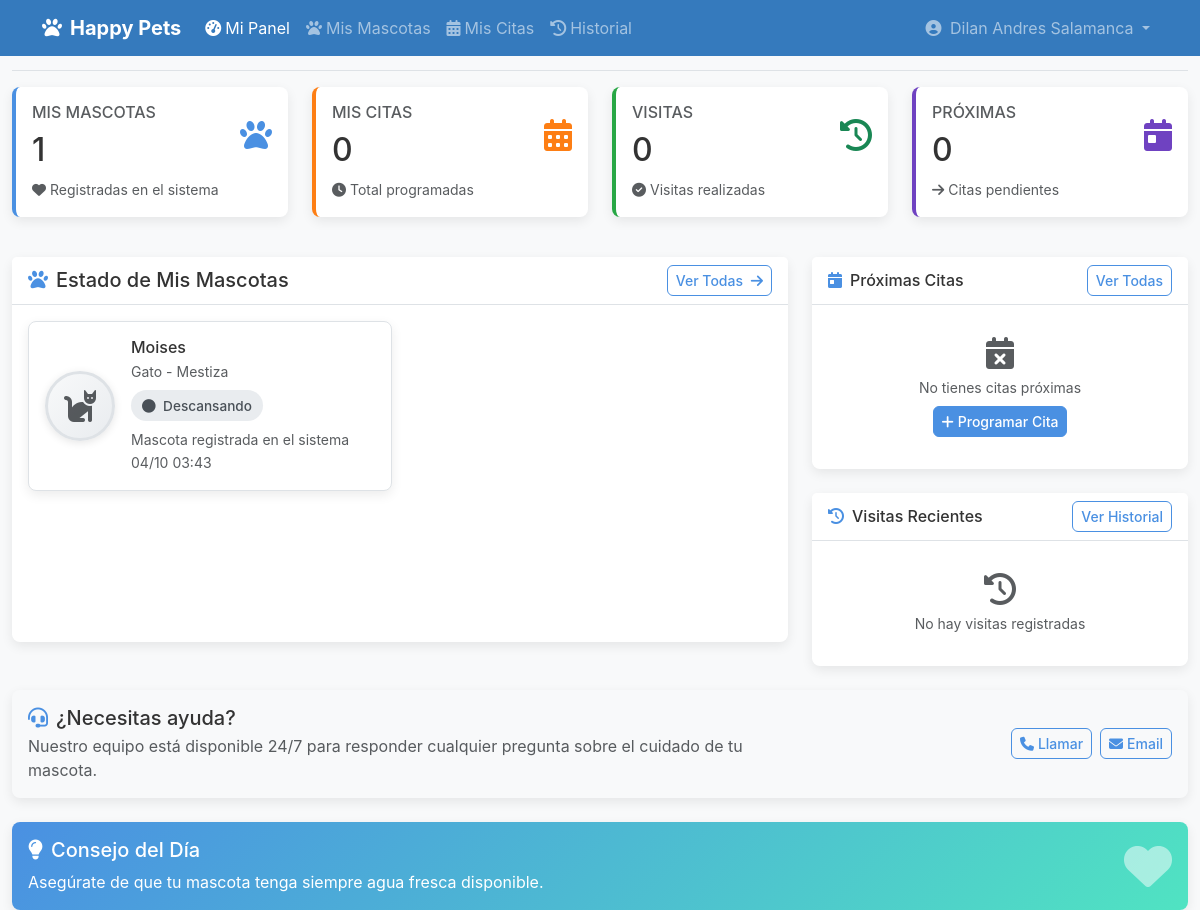
The page /public/client/dashboard.php (signed in) on the database its author committed.
### tables this page shows
CREATE TABLE `pets` (
  `id` int(11) NOT NULL,
  `user_id` int(11) NOT NULL,
  `name` varchar(100) NOT NULL,
  `species` enum('perro','gato') NOT NULL,
  `breed` varchar(100) DEFAULT NULL,
  `birth_date` date NOT NULL,
  `weight` decimal(5,2) DEFAULT NULL,
  `photo` varchar(255) DEFAULT NULL,
  `color` varchar(50) DEFAULT NULL,
  `description` text DEFAULT NULL,
  `medical_notes` text DEFAULT NULL,
  `notes` text DEFAULT NULL,
  `created_at` timestamp NOT NULL DEFAULT current_timestamp(),
  `updated_at` timestamp NOT NULL DEFAULT current_timestamp() ON UPDATE current_timestamp()
);

CREATE TABLE `pet_status` (
  `id` int(11) NOT NULL,
  `pet_id` int(11) NOT NULL,
  `status` varchar(50) NOT NULL DEFAULT 'descansando',
  `status_description` text DEFAULT NULL,
  `updated_by` int(11) NOT NULL,
  `created_at` timestamp NOT NULL DEFAULT current_timestamp()
);

### public/client/dashboard.php (the view, shortened to what the rows shown need)
<?php
require_once '../../viewmodels/DashboardViewModel.php';
$dashboardViewModel = new DashboardViewModel();
$user_id = $_SESSION['user_id'];
$statsResult = $dashboardViewModel->getClientDashboardStats($user_id);
$stats = $statsResult['success'] ? $statsResult['data'] : [];
include '../../views/layouts/header.php';
?>
<div class="d-flex justify-content-between flex-wrap flex-md-nowrap align-items-center pt-3 pb-2 mb-3 border-bottom">
    <h1 class="h2">
    </h1>
</div>
<div class="row">
    <div class="col-lg-8 mb-4">
        <div class="card h-100">
            <div class="card-body">
                <?php if (!empty($stats['pets_status'])): ?>
                    <div class="row g-3">
                        <?php foreach ($stats['pets_status'] as $petData): ?>
                            <?php $pet = $petData['pet']; $status = $petData['status']; ?>
                            <div class="col-lg-6 mb-3">
                                <div class="card border" data-pet-id="<?php echo $pet['id']; ?>">
                                    <div class="card-body">
                                        <div class="d-flex align-items-center">
                                            <?php if (!empty($pet['photo']) && file_exists(__DIR__ . '/../../assets/images/uploads/' . $pet['photo'])): ?>
                                                <img src="../../assets/images/uploads/<?php echo htmlspecialchars($pet['photo']); ?>"
                                                     class="pet-photo me-3"
                                                     alt="<?php echo htmlspecialchars($pet['name']); ?>"
                                                     onerror="this.onerror=null; this.style.display='none'; this.nextElementSibling.style.display='flex';">
                                                <div class="pet-photo me-3 bg-light align-items-center justify-content-center" style="display:none;">
                                                    <i class="fas fa-<?php echo $pet['species'] === 'perro' ? 'dog' : 'cat'; ?> fa-2x text-muted"></i>
                                                </div>
                                            <?php else: ?>
                                                <div class="pet-photo me-3 bg-light d-flex align-items-center justify-content-center">
                                                    <i class="fas fa-<?php echo $pet['species'] === 'perro' ? 'dog' : 'cat'; ?> fa-2x text-muted"></i>
                                                </div>
                                            <?php endif; ?>
                                            <div class="flex-grow-1">
                                                <h6 class="mb-1"><?php echo htmlspecialchars($pet['name']); ?></h6>
                                                <p class="text-muted small mb-2">
                                                    <?php echo ucfirst($pet['species']); ?>
                                                    <?php if (!empty($pet['breed'])): ?>
                                                        - <?php echo htmlspecialchars($pet['breed']); ?>
                                                    <?php endif; ?>
                                                </p>
                                                <?php if ($status): ?>
                                                    <span class="status-badge status-<?php echo $status['status']; ?>">
                                                        <i class="fas fa-circle me-1"></i>
                                                        <?php echo ucfirst(str_replace('_', ' ', $status['status'])); ?>
                                                    </span>
                                                    <?php if (!empty($status['status_description'])): ?>
                                                        <p class="small text-muted mt-2 mb-0 status-description">
                                                            <?php echo htmlspecialchars($status['status_description']); ?>
                                                        </p>
                                                        <small class="text-muted status-time">
                                                            <?php echo date('d/m H:i', strtotime($status['created_at'])); ?>
                                                        </small>
                                                    <?php endif; ?>
                                                <?php else: ?>
                                                    <span class="badge bg-light text-muted">Sin actualizaciones</span>
                                                <?php endif; ?>
                                            </div>
                                        </div>
                                    </div>
                                </div>
                            </div>
                        <?php endforeach; ?>
                    </div>
                <?php endif; ?>
            </div>
        </div>
    </div>
</div>
<?php include '../../views/layouts/footer.php'; ?>

### rows shown on the page
pets: name "Moises", species "Gato", breed "Mestiza"
pet_status: status "Descansando", status_description "Mascota registrada en el sistema", created_at "04/10 03:43"

### other values the page prints
$item['title'] "Mi Panel"
$item['title'] "Mis Mascotas"
$item['title'] "Mis Citas"
$item['title'] "Historial"
$userMenu['header']['name'] "Dilan Andres Salamanca"
$stats['total_my_pets'] "1"
$stats['total_my_appointments'] "0"
$stats['total_my_visits'] "0"
count($stats['my_upcoming_appointments'] ?? []) "0"
